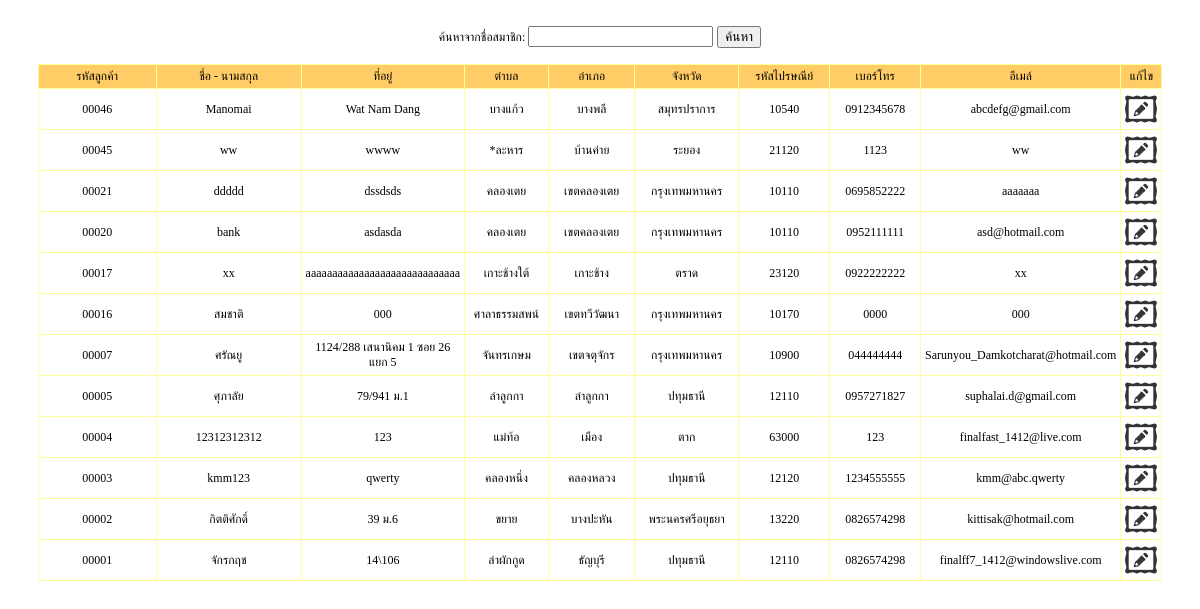
Page /giftshop2_V2_1/user/customer.php on the earlier database version.
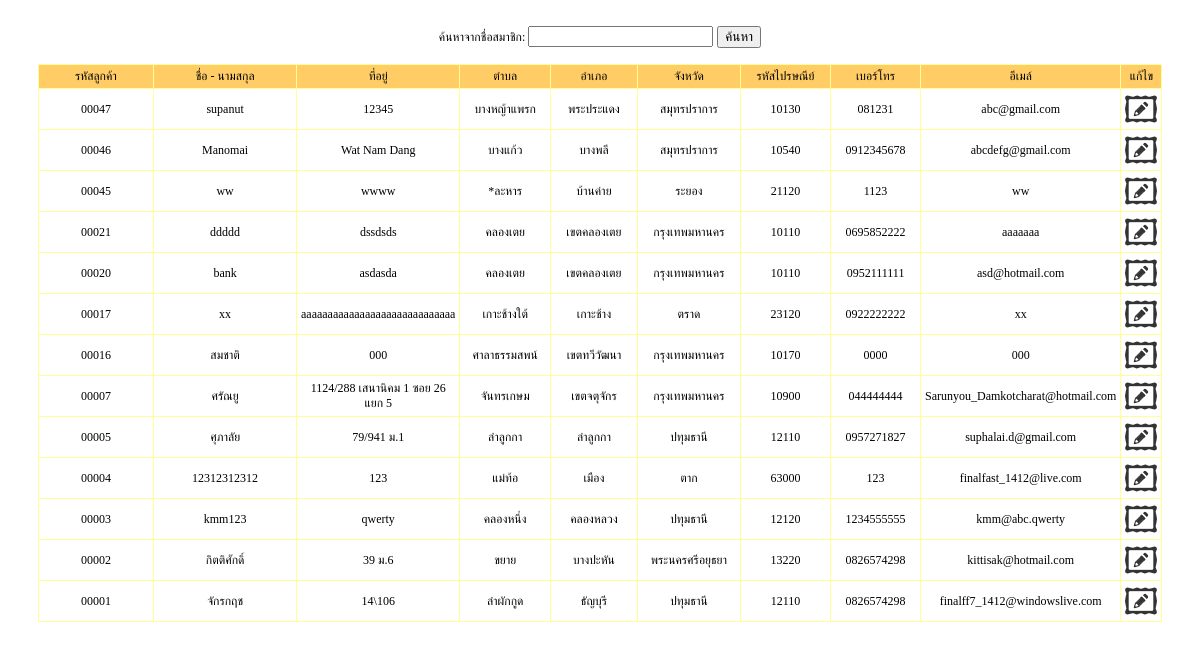
Same page on the later database version.
### tables this page shows
CREATE TABLE `tbl_customer` (
  `customer_id` int(5) unsigned zerofill NOT NULL auto_increment,
  `customer_name` varchar(50) NOT NULL,
  `customer_name_last` varchar(255) NOT NULL,
  `customer_address` text NOT NULL,
  `district_id` int(5) NOT NULL,
  `prefecture_id` int(5) NOT NULL,
  `province_id` int(2) NOT NULL,
  `postcode` int(5) NOT NULL,
  `customer_telephone` varchar(10) NOT NULL,
  `customer_email` varchar(50) NOT NULL,
  `customer_pass` varchar(20) NOT NULL,
  `Date` varchar(10) NOT NULL,
  `item1` varchar(255) NOT NULL,
  `item2` varchar(255) NOT NULL,
  `item3` varchar(255) NOT NULL,
  `item4` varchar(255) NOT NULL,
  `item5` varchar(255) NOT NULL,
  `item6` varchar(255) NOT NULL,
  `item7` varchar(255) NOT NULL,
  PRIMARY KEY  (`customer_id`)
);

CREATE TABLE `tbl_r_district` (
  `district_id` int(5) NOT NULL auto_increment COMMENT 'รหัส',
  `district_code` varchar(6) NOT NULL COMMENT 'รหัสอำเภอ',
  `district_name` varchar(150) NOT NULL COMMENT 'ตำบล',
  `prefecture_id` int(5) NOT NULL default '0' COMMENT 'อำเภอ',
  `province_id` int(5) NOT NULL default '0' COMMENT 'จังหวัด',
  PRIMARY KEY  (`district_id`),
  KEY `AMPHUR_ID` (`prefecture_id`),
  KEY `DISTRICT_NAME` (`district_name`)
);

CREATE TABLE `tbl_r_prefecture` (
  `prefecture_id` int(5) NOT NULL auto_increment COMMENT 'รหัส',
  `prefecture_code` varchar(4) NOT NULL COMMENT 'รหัสอำเภอ',
  `prefecture_name` varchar(150) NOT NULL COMMENT 'อำเภอ',
  `province_id` int(5) NOT NULL default '0' COMMENT 'รหัสจังหวัด',
  PRIMARY KEY  (`prefecture_id`)
);

CREATE TABLE `tbl_r_province` (
  `province_id` int(5) NOT NULL auto_increment,
  `province_code` varchar(2) NOT NULL,
  `province_name` varchar(150) NOT NULL COMMENT 'จังหวัด',
  PRIMARY KEY  (`province_id`)
);

CREATE TABLE `tbl_r_postcode` (
  `prefecture_id` int(10) unsigned NOT NULL,
  `postcode` int(11) unsigned NOT NULL COMMENT 'รหัสไปรษณีย์',
  PRIMARY KEY  (`prefecture_id`,`postcode`)
);

### giftshop2_V2_1/user/customer.php (the view, shortened to what this page needs)
<?
$keyword=$_REQUEST['keyword'];
?>
<?
if($keyword !=''){
	 $searchnamecus="and customer_name like '%$keyword%'";
}else{
	 $searchnamecus="";
}
$sql="select * from tbl_customer as a, tbl_r_prefecture as b, tbl_r_province as c, tbl_r_district as d , tbl_r_postcode as e where a.prefecture_id=b.prefecture_id and a.province_id=c.province_id and a.district_id=d.district_id and a.postcode = e.prefecture_id $searchnamecus group by a.customer_id desc";
$qry=mysql_query($sql);
$numrow=mysql_num_rows($qry);
?>
<form action="main.php?module=<?=$module?>" method="post">
  <table width="439" border="0" align="center" cellpadding="0" cellspacing="0">
    <tr>
    <td width="439" align="center"><span class="sizamain1">ค้นหาจากชื่อสมาชิก:
      </span>
      <input name="keyword" type="text" />
      <input type="submit" name="button2" id="button2" value="ค้นหา" /></td>
  </tr>
</table>
</form>
<table width="95%" border="0" align="center" cellpadding="4" cellspacing="1" bgcolor="#FFFF99">
  <tr>
    <td width="14%" align="center" bgcolor="#FFCC66"><span class="sizamain1">รหัสลูกค้า</span></td>
    <td width="16%" align="center" bgcolor="#FFCC66"><span class="sizamain1">ชื่อ - นามสกุล</span></td>
    <td width="12%" align="center" bgcolor="#FFCC66"><span class="sizamain1">ที่อยู่</span></td>
    <td width="9%" align="center" bgcolor="#FFCC66"><span class="sizamain1">ตำบล</span></td>
    <td width="9%" align="center" bgcolor="#FFCC66"><span class="sizamain1">อำเภอ</span></td>
    <td width="10%" align="center" bgcolor="#FFCC66"><span class="sizamain1">จังหวัด</span></td>
    <td width="10%" align="center" bgcolor="#FFCC66"><span class="sizamain1">รหัสไปรษณีย์</span></td>
    <td width="9%" align="center" bgcolor="#FFCC66"><span class="sizamain1">เบอร์โทร</span></td>
    <td width="11%" align="center" bgcolor="#FFCC66"><span class="sizamain1">อีเมล์</span></td>
    <td width="11%" align="center" bgcolor="#FFCC66"><span class="sizamain1">แก้ไข</span></td>
  </tr>
  <?
  if($numrow==0){
  ?>
  <tr>
    <td colspan="9" bgcolor="#FFFFFF"><span class="sizamain1">ไม่มีข้อมูล</span></td>
  </tr>
  <?
  }else{
	while($db=mysql_fetch_array($qry)){
  ?>
  <tr>
    <td align="center" bgcolor="#FFFFFF"><span class="sizamain1">
      <?=$db['customer_id']?>
    </span></td>
    <td align="center" bgcolor="#FFFFFF"><span class="sizamain1">
      <?=$db['customer_name']?>
    </span></td>
    <td align="center" bgcolor="#FFFFFF"><span class="sizamain1">
      <?=$db['customer_address']?>
    </span></td>
    <td align="center" bgcolor="#FFFFFF"><span class="sizamain1">
      <?=$db['district_name']?>
    </span></td>
    <td align="center" bgcolor="#FFFFFF"><span class="sizamain1">
      <?=$db['prefecture_name']?>
    </span></td>
    <td align="center" bgcolor="#FFFFFF"><span class="sizamain1">
      <?=$db['province_name']?>
    </span></td>
    <td align="center" bgcolor="#FFFFFF"><span class="sizamain1">
      <?=$db['postcode']?>
    </span></td>
    <td align="center" bgcolor="#FFFFFF"><span class="sizamain1">
      <?=$db['customer_telephone']?>
    </span></td>
    <td align="center" bgcolor="#FFFFFF"><span class="sizamain1">
      <?=$db['customer_email']?>
    </span></td>
     <td align="center" bgcolor="#FFFFFF" class="sizemain1"><a href="main.php?module=<?=$module?>&mode=update&product_id=<?=$db['customer_id']?>"><img src="../images/edit.png" width="32" height="32" /></a></td>
  </tr>
  <?
  	}
  }
  ?>
</table>

Differences in the rows shown:
added tbl_customer: customer_id "00047", customer_name "supanut", customer_address "12345", district.district_name "บางหญ้าแพรก", prefecture.prefecture_name "พระประแดง", province.province_name "สมุทรปราการ", tbl_r_postcode.postcode "10130", customer_telephone "081231", customer_email "abc@gmail.com"
